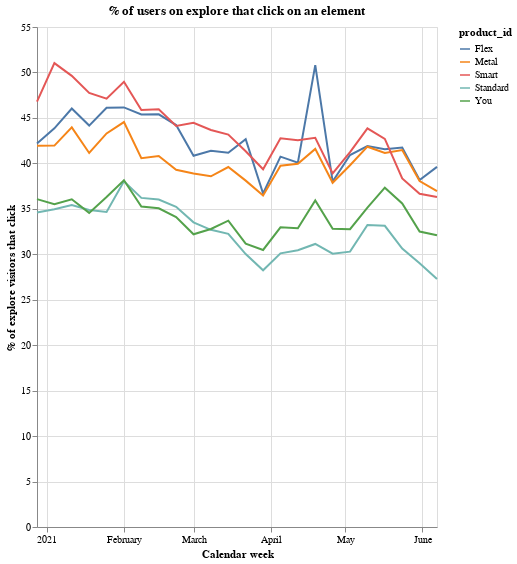

Write notebook code for a chart like this one.
### Code cell
df = pd.read_csv("union.csv")

views = pd.read_csv("views.csv")
views = views.rename(columns={"users": "view_users", "visits": "view_clicks"})

views = views.drop(columns=["type"])

views = views.loc[views["week"] != "2021-06-14 00:00:00", :]

df = df.merge(
    views,
    on=["week", "market", "product_id", "age_group", "gender", "age"],
    how="right",
)

d = {
    "BUSINESS_SMART": "Smart",
    "BUSINESS_BLACK": "You",
    "BLACK_CARD_MONTHLY": "You",
    "BUSINESS_METAL": "Metal",
    "METAL_CARD_MONTHLY": "Metal",
    "FLEX_ACCOUNT_MONTHLY": "Flex",
    "STANDARD": "Standard",
    "BUSINESS_CARD": "Standard",
    "SMART": "Smart",
}

df["product_id"] = df["product_id"].map(d)

df = df.groupby(["week", "product_id"]).agg("sum").reset_index()

df["perc"] = 100 * df["users"] / df["view_users"]

alt.Chart(df).mark_line().encode(
    x=alt.X("week:T", axis=alt.Axis(title="Calendar week")),
    y=alt.Y("perc:Q", axis=alt.Axis(title="% of explore visitors that click")),
    color="product_id:N",
).properties(
    width=400, height=500, title="% of users on explore that click on an element"
)

### Figure 1 — Vega-Lite specification as saved in the notebook (floating-point values rounded to 4 significant figures)
{"config": {"view": {"continuousWidth": 400, "continuousHeight": 300}}, "data": {"name": "data-bb696ea91a0e647fbb6ec931ddc53809"}, "mark": "line", "encoding": {"color": {"type": "nominal", "field": "product_id"}, "x": {"type": "temporal", "axis": {"title": "Calendar week"}, "field": "week"}, "y": {"type": "quantitative", "axis": {"title": "% of explore visitors that click"}, "field": "perc"}}, "height": 500, "title": "% of users on explore that click on an element", "width": 400, "$schema": "https://vega.github.io/schema/vega-lite/v4.8.1.json", "datasets": {"data-bb696ea91a0e647fbb6ec931ddc53809": [{"week": "2020-12-28 00:00:00", "product_id": "Flex", "age": 13750.0, "users": 1322.0, "view_users": 3134, "view_clicks": 5132, "perc": 42.18}, {"week": "2020-12-28 00:00:00", "product_id": "Metal", "age": 61980.0, "users": 3680.0, "view_users": 8774, "view_clicks": 17492, "perc": 41.94}, {"week": "2020-12-28 00:00:00", "product_id": "Smart", "age": 16040.0, "users": 837.0, "view_users": 1789, "view_clicks": 3972, "perc": 46.79}, {"week": "2020-12-28 00:00:00", "product_id": "Standard", "age": 197600.0, "users": 29370.0, "view_users": 84900, "view_clicks": 143940, "perc": 34.59}, {"week": "2020-12-28 00:00:00", "product_id": "You", "age": 75200.0, "users": 2699.0, "view_users": 7484, "view_clicks": 13276, "perc": 36.06}, {"week": "2021-01-04 00:00:00", "product_id": "Flex", "age": 18750.0, "users": 3466.0, "view_users": 7903, "view_clicks": 16521, "perc": 43.86}, {"week": "2021-01-04 00:00:00", "product_id": "Metal", "age": 99910.0, "users": 8792.0, "view_users": 20955, "view_clicks": 54776, "perc": 41.96}, {"week": "2021-01-04 00:00:00", "product_id": "Smart", "age": 31300.0, "users": 2182.0, "view_users": 4276, "view_clicks": 13645, "perc": 51.03}, {"week": "2021-01-04 00:00:00", "product_id": "Standard", "age": 259100.0, "users": 72410.0, "view_users": 207120, "view_clicks": 418347, "perc": 34.96}, {"week": "2021-01-04 00:00:00", "product_id": "You", "age": 122400.0, "users": 6624.0, "view_users": 18660, "view_clicks": 39937, "perc": 35.5}, {"week": "2021-01-11 00:00:00", "product_id": "Flex", "age": 18410.0, "users": 3864.0, "view_users": 8393, "view_clicks": 17406, "perc": 46.04}, {"week": "2021-01-11 00:00:00", "product_id": "Metal", "age": 99860.0, "users": 9168.0, "view_users": 20856, "view_clicks": 53968, "perc": 43.96}, {"week": "2021-01-11 00:00:00", "product_id": "Smart", "age": 30720.0, "users": 2203.0, "view_users": 4439, "view_clicks": 13372, "perc": 49.63}, {"week": "2021-01-11 00:00:00", "product_id": "Standard", "age": 254500.0, "users": 70440.0, "view_users": 198849, "view_clicks": 398740, "perc": 35.42}, {"week": "2021-01-11 00:00:00", "product_id": "You", "age": 122000.0, "users": 6557.0, "view_users": 18192, "view_clicks": 38833, "perc": 36.04}, {"week": "2021-01-18 00:00:00", "product_id": "Flex", "age": 18470.0, "users": 3381.0, "view_users": 7657, "view_clicks": 16169, "perc": 44.16}, {"week": "2021-01-18 00:00:00", "product_id": "Metal", "age": 97030.0, "users": 8093.0, "view_users": 19671, "view_clicks": 49846, "perc": 41.14}, {"week": "2021-01-18 00:00:00", "product_id": "Smart", "age": 32710.0, "users": 2286.0, "view_users": 4787, "view_clicks": 14471, "perc": 47.75}, {"week": "2021-01-18 00:00:00", "product_id": "Standard", "age": 251700.0, "users": 67460.0, "view_users": 193453, "view_clicks": 384845, "perc": 34.87}, {"week": "2021-01-18 00:00:00", "product_id": "You", "age": 121300.0, "users": 5858.0, "view_users": 16955, "view_clicks": 35967, "perc": 34.55}, {"week": "2021-01-25 00:00:00", "product_id": "Flex", "age": 19630.0, "users": 4362.0, "view_users": 9457, "view_clicks": 20485, "perc": 46.12}, {"week": "2021-01-25 00:00:00", "product_id": "Metal", "age": 103100.0, "users": 9321.0, "view_users": 21529, "view_clicks": 56135, "perc": 43.3}, {"week": "2021-01-25 00:00:00", "product_id": "Smart", "age": 34530.0, "users": 2554.0, "view_users": 5421, "view_clicks": 15598, "perc": 47.11}, {"week": "2021-01-25 00:00:00", "product_id": "Standard", "age": 261500.0, "users": 80380.0, "view_users": 231966, "view_clicks": 462500, "perc": 34.65}, {"week": "2021-01-25 00:00:00", "product_id": "You", "age": 128600.0, "users": 6883.0, "view_users": 18961, "view_clicks": 40851, "perc": 36.3}, {"week": "2021-02-01 00:00:00", "product_id": "Flex", "age": 20640.0, "users": 4469.0, "view_users": 9683, "view_clicks": 20950, "perc": 46.15}, {"week": "2021-02-01 00:00:00", "product_id": "Metal", "age": 109300.0, "users": 10490.0, "view_users": 23556, "view_clicks": 60689, "perc": 44.54}, {"week": "2021-02-01 00:00:00", "product_id": "Smart", "age": 38560.0, "users": 2958.0, "view_users": 6040, "view_clicks": 17610, "perc": 48.97}, {"week": "2021-02-01 00:00:00", "product_id": "Standard", "age": 275800.0, "users": 87550.0, "view_users": 230287, "view_clicks": 458996, "perc": 38.02}, {"week": "2021-02-01 00:00:00", "product_id": "You", "age": 134200.0, "users": 7632.0, "view_users": 20013, "view_clicks": 42630, "perc": 38.14}, {"week": "2021-02-08 00:00:00", "product_id": "Flex", "age": 19970.0, "users": 3889.0, "view_users": 8569, "view_clicks": 18002, "perc": 45.38}, {"week": "2021-02-08 00:00:00", "product_id": "Metal", "age": 103300.0, "users": 8578.0, "view_users": 21141, "view_clicks": 54498, "perc": 40.58}, {"week": "2021-02-08 00:00:00", "product_id": "Smart", "age": 36410.0, "users": 2581.0, "view_users": 5627, "view_clicks": 16031, "perc": 45.87}, {"week": "2021-02-08 00:00:00", "product_id": "Standard", "age": 266700.0, "users": 74690.0, "view_users": 206318, "view_clicks": 407948, "perc": 36.2}, {"week": "2021-02-08 00:00:00", "product_id": "You", "age": 125000.0, "users": 6117.0, "view_users": 17350, "view_clicks": 36339, "perc": 35.26}, {"week": "2021-02-15 00:00:00", "product_id": "Flex", "age": 19470.0, "users": 3904.0, "view_users": 8601, "view_clicks": 18611, "perc": 45.39}, {"week": "2021-02-15 00:00:00", "product_id": "Metal", "age": 98380.0, "users": 8048.0, "view_users": 19719, "view_clicks": 49842, "perc": 40.81}, {"week": "2021-02-15 00:00:00", "product_id": "Smart", "age": 38200.0, "users": 2709.0, "view_users": 5895, "view_clicks": 16341, "perc": 45.95}, {"week": "2021-02-15 00:00:00", "product_id": "Standard", "age": 263900.0, "users": 72080.0, "view_users": 200143, "view_clicks": 399536, "perc": 36.02}, {"week": "2021-02-15 00:00:00", "product_id": "You", "age": 119300.0, "users": 5651.0, "view_users": 16119, "view_clicks": 34116, "perc": 35.06}, {"week": "2021-02-22 00:00:00", "product_id": "Flex", "age": 20010.0, "users": 4315.0, "view_users": 9759, "view_clicks": 21231, "perc": 44.22}, {"week": "2021-02-22 00:00:00", "product_id": "Metal", "age": 102100.0, "users": 7943.0, "view_users": 20218, "view_clicks": 52329, "perc": 39.29}, {"week": "2021-02-22 00:00:00", "product_id": "Smart", "age": 39760.0, "users": 2833.0, "view_users": 6422, "view_clicks": 18029, "perc": 44.11}, {"week": "2021-02-22 00:00:00", "product_id": "Standard", "age": 264900.0, "users": 74390.0, "view_users": 211222, "view_clicks": 433213, "perc": 35.22}, {"week": "2021-02-22 00:00:00", "product_id": "You", "age": 120700.0, "users": 5890.0, "view_users": 17275, "view_clicks": 37218, "perc": 34.1}, {"week": "2021-03-01 00:00:00", "product_id": "Flex", "age": 21120.0, "users": 3579.0, "view_users": 8765, "view_clicks": 18529, "perc": 40.83}, {"week": "2021-03-01 00:00:00", "product_id": "Metal", "age": 106800.0, "users": 8117.0, "view_users": 20873, "view_clicks": 53823, "perc": 38.89}, {"week": "2021-03-01 00:00:00", "product_id": "Smart", "age": 42490.0, "users": 3064.0, "view_users": 6891, "view_clicks": 19500, "perc": 44.46}, {"week": "2021-03-01 00:00:00", "product_id": "Standard", "age": 277800.0, "users": 70030.0, "view_users": 208990, "view_clicks": 419628, "perc": 33.51}, {"week": "2021-03-01 00:00:00", "product_id": "You", "age": 129100.0, "users": 5578.0, "view_users": 17326, "view_clicks": 36827, "perc": 32.19}, {"week": "2021-03-08 00:00:00", "product_id": "Flex", "age": 20890.0, "users": 3709.0, "view_users": 8962, "view_clicks": 17867, "perc": 41.39}, {"week": "2021-03-08 00:00:00", "product_id": "Metal", "age": 102100.0, "users": 7783.0, "view_users": 20173, "view_clicks": 51528, "perc": 38.58}, {"week": "2021-03-08 00:00:00", "product_id": "Smart", "age": 42250.0, "users": 3021.0, "view_users": 6917, "view_clicks": 18477, "perc": 43.68}, {"week": "2021-03-08 00:00:00", "product_id": "Standard", "age": 271300.0, "users": 67840.0, "view_users": 207536, "view_clicks": 400415, "perc": 32.69}, {"week": "2021-03-08 00:00:00", "product_id": "You", "age": 125100.0, "users": 5395.0, "view_users": 16458, "view_clicks": 33769, "perc": 32.78}, {"week": "2021-03-15 00:00:00", "product_id": "Flex", "age": 21650.0, "users": 4241.0, "view_users": 10301, "view_clicks": 20147, "perc": 41.17}, {"week": "2021-03-15 00:00:00", "product_id": "Metal", "age": 108300.0, "users": 8050.0, "view_users": 20330, "view_clicks": 50619, "perc": 39.6}, {"week": "2021-03-15 00:00:00", "product_id": "Smart", "age": 43860.0, "users": 3160.0, "view_users": 7320, "view_clicks": 19212, "perc": 43.17}, {"week": "2021-03-15 00:00:00", "product_id": "Standard", "age": 294600.0, "users": 76600.0, "view_users": 237575, "view_clicks": 440590, "perc": 32.24}, {"week": "2021-03-15 00:00:00", "product_id": "You", "age": 130700.0, "users": 5697.0, "view_users": 16905, "view_clicks": 34500, "perc": 33.7}, {"week": "2021-03-22 00:00:00", "product_id": "Flex", "age": 19560.0, "users": 3486.0, "view_users": 8170, "view_clicks": 16699, "perc": 42.67}, {"week": "2021-03-22 00:00:00", "product_id": "Metal", "age": 104000.0, "users": 8448.0, "view_users": 22173, "view_clicks": 52584, "perc": 38.1}, {"week": "2021-03-22 00:00:00", "product_id": "Smart", "age": 43980.0, "users": 3327.0, "view_users": 8050, "view_clicks": 20553, "perc": 41.33}, {"week": "2021-03-22 00:00:00", "product_id": "Standard", "age": 276500.0, "users": 70420.0, "view_users": 234562, "view_clicks": 428990, "perc": 30.02}, {"week": "2021-03-22 00:00:00", "product_id": "You", "age": 124400.0, "users": 5981.0, "view_users": 19193, "view_clicks": 37496, "perc": 31.16}, {"week": "2021-03-29 00:00:00", "product_id": "Flex", "age": 21240.0, "users": 3689.0, "view_users": 10054, "view_clicks": 17873, "perc": 36.69}, {"week": "2021-03-29 00:00:00", "product_id": "Metal", "age": 118300.0, "users": 9006.0, "view_users": 24694, "view_clicks": 50843, "perc": 36.47}, {"week": "2021-03-29 00:00:00", "product_id": "Smart", "age": 50740.0, "users": 4069.0, "view_users": 10341, "view_clicks": 22839, "perc": 39.35}, {"week": "2021-03-29 00:00:00", "product_id": "Standard", "age": 291000.0, "users": 71110.0, "view_users": 251853, "view_clicks": 425598, "perc": 28.23}, {"week": "2021-03-29 00:00:00", "product_id": "You", "age": 138400.0, "users": 6010.0, "view_users": 19721, "view_clicks": 35053, "perc": 30.48}, {"week": "2021-04-05 00:00:00", "product_id": "Flex", "age": 20440.0, "users": 3349.0, "view_users": 8220, "view_clicks": 16806, "perc": 40.74}, {"week": "2021-04-05 00:00:00", "product_id": "Metal", "age": 109400.0, "users": 8454.0, "view_users": 21276, "view_clicks": 52909, "perc": 39.73}, {"week": "2021-04-05 00:00:00", "product_id": "Smart", "age": 48660.0, "users": 3940.0, "view_users": 9216, "view_clicks": 24500, "perc": 42.75}, {"week": "2021-04-05 00:00:00", "product_id": "Standard", "age": 290200.0, "users": 67740.0, "view_users": 225024, "view_clicks": 419493, "perc": 30.1}, {"week": "2021-04-05 00:00:00", "product_id": "You", "age": 130400.0, "users": 5540.0, "view_users": 16807, "view_clicks": 35138, "perc": 32.96}, {"week": "2021-04-12 00:00:00", "product_id": "Flex", "age": 20560.0, "users": 3278.0, "view_users": 8180, "view_clicks": 16817, "perc": 40.07}, {"week": "2021-04-12 00:00:00", "product_id": "Metal", "age": 107800.0, "users": 8015.0, "view_users": 20061, "view_clicks": 49893, "perc": 39.95}, {"week": "2021-04-12 00:00:00", "product_id": "Smart", "age": 48580.0, "users": 4002.0, "view_users": 9409, "view_clicks": 25211, "perc": 42.53}, {"week": "2021-04-12 00:00:00", "product_id": "Standard", "age": 276300.0, "users": 57250.0, "view_users": 187999, "view_clicks": 364022, "perc": 30.45}, {"week": "2021-04-12 00:00:00", "product_id": "You", "age": 124800.0, "users": 5115.0, "view_users": 15567, "view_clicks": 32548, "perc": 32.86}, {"week": "2021-04-19 00:00:00", "product_id": "Flex", "age": 20850.0, "users": 4959.0, "view_users": 9761, "view_clicks": 21257, "perc": 50.8}, {"week": "2021-04-19 00:00:00", "product_id": "Metal", "age": 109800.0, "users": 8560.0, "view_users": 20581, "view_clicks": 50419, "perc": 41.59}, {"week": "2021-04-19 00:00:00", "product_id": "Smart", "age": 50190.0, "users": 4291.0, "view_users": 10022, "view_clicks": 25820, "perc": 42.82}, {"week": "2021-04-19 00:00:00", "product_id": "Standard", "age": 281100.0, "users": 60690.0, "view_users": 194925, "view_clicks": 369288, "perc": 31.14}, {"week": "2021-04-19 00:00:00", "product_id": "You", "age": 128800.0, "users": 5905.0, "view_users": 16435, "view_clicks": 33654, "perc": 35.93}, {"week": "2021-04-26 00:00:00", "product_id": "Flex", "age": 22440.0, "users": 4153.0, "view_users": 10930, "view_clicks": 20503, "perc": 38.0}, {"week": "2021-04-26 00:00:00", "product_id": "Metal", "age": 120100.0, "users": 9189.0, "view_users": 24263, "view_clicks": 53984, "perc": 37.87}, {"week": "2021-04-26 00:00:00", "product_id": "Smart", "age": 56530.0, "users": 4903.0, "view_users": 12608, "view_clicks": 28730, "perc": 38.89}, {"week": "2021-04-26 00:00:00", "product_id": "Standard", "age": 297400.0, "users": 66790.0, "view_users": 222104, "view_clicks": 398124, "perc": 30.07}, {"week": "2021-04-26 00:00:00", "product_id": "You", "age": 138600.0, "users": 6228.0, "view_users": 18987, "view_clicks": 36372, "perc": 32.8}, {"week": "2021-05-03 00:00:00", "product_id": "Flex", "age": 21230.0, "users": 3543.0, "view_users": 8659, "view_clicks": 18266, "perc": 40.92}, {"week": "2021-05-03 00:00:00", "product_id": "Metal", "age": 115600.0, "users": 8762.0, "view_users": 22020, "view_clicks": 57140, "perc": 39.79}, {"week": "2021-05-03 00:00:00", "product_id": "Smart", "age": 55230.0, "users": 4625.0, "view_users": 11215, "view_clicks": 30835, "perc": 41.24}, {"week": "2021-05-03 00:00:00", "product_id": "Standard", "age": 293400.0, "users": 58340.0, "view_users": 192593, "view_clicks": 377496, "perc": 30.29}, {"week": "2021-05-03 00:00:00", "product_id": "You", "age": 134100.0, "users": 5433.0, "view_users": 16586, "view_clicks": 35572, "perc": 32.76}, {"week": "2021-05-10 00:00:00", "product_id": "Flex", "age": 20430.0, "users": 3488.0, "view_users": 8325, "view_clicks": 17138, "perc": 41.9}, {"week": "2021-05-10 00:00:00", "product_id": "Metal", "age": 107700.0, "users": 8292.0, "view_users": 19821, "view_clicks": 49525, "perc": 41.83}, {"week": "2021-05-10 00:00:00", "product_id": "Smart", "age": 51480.0, "users": 4765.0, "view_users": 10865, "view_clicks": 28030, "perc": 43.86}, {"week": "2021-05-10 00:00:00", "product_id": "Standard", "age": 281200.0, "users": 58850.0, "view_users": 177144, "view_clicks": 340484, "perc": 33.22}, {"week": "2021-05-10 00:00:00", "product_id": "You", "age": 123900.0, "users": 5259.0, "view_users": 14971, "view_clicks": 31367, "perc": 35.13}, {"week": "2021-05-17 00:00:00", "product_id": "Flex", "age": 20210.0, "users": 3460.0, "view_users": 8324, "view_clicks": 17366, "perc": 41.57}, {"week": "2021-05-17 00:00:00", "product_id": "Metal", "age": 107700.0, "users": 8227.0, "view_users": 19997, "view_clicks": 50433, "perc": 41.14}, {"week": "2021-05-17 00:00:00", "product_id": "Smart", "age": 55400.0, "users": 4977.0, "view_users": 11660, "view_clicks": 29476, "perc": 42.68}, {"week": "2021-05-17 00:00:00", "product_id": "Standard", "age": 301000.0, "users": 65180.0, "view_users": 196751, "view_clicks": 367684, "perc": 33.13}, {"week": "2021-05-17 00:00:00", "product_id": "You", "age": 138900.0, "users": 6436.0, "view_users": 17241, "view_clicks": 35203, "perc": 37.33}, {"week": "2021-05-24 00:00:00", "product_id": "Flex", "age": 21180.0, "users": 3884.0, "view_users": 9306, "view_clicks": 19756, "perc": 41.74}, {"week": "2021-05-24 00:00:00", "product_id": "Metal", "age": 120100.0, "users": 8937.0, "view_users": 21552, "view_clicks": 53170, "perc": 41.47}, {"week": "2021-05-24 00:00:00", "product_id": "Smart", "age": 58600.0, "users": 4575.0, "view_users": 11931, "view_clicks": 30052, "perc": 38.35}, {"week": "2021-05-24 00:00:00", "product_id": "Standard", "age": 291800.0, "users": 58800.0, "view_users": 191987, "view_clicks": 367225, "perc": 30.63}, {"week": "2021-05-24 00:00:00", "product_id": "You", "age": 134400.0, "users": 6090.0, "view_users": 17114, "view_clicks": 35398, "perc": 35.58}, {"week": "2021-05-31 00:00:00", "product_id": "Flex", "age": 22390.0, "users": 3781.0, "view_users": 9908, "view_clicks": 18718, "perc": 38.16}, {"week": "2021-05-31 00:00:00", "product_id": "Metal", "age": 125100.0, "users": 9413.0, "view_users": 24734, "view_clicks": 53675, "perc": 38.06}, {"week": "2021-05-31 00:00:00", "product_id": "Smart", "age": 64090.0, "users": 5282.0, "view_users": 14407, "view_clicks": 32221, "perc": 36.66}, {"week": "2021-05-31 00:00:00", "product_id": "Standard", "age": 307300.0, "users": 62460.0, "view_users": 215187, "view_clicks": 379764, "perc": 29.02}, {"week": "2021-05-31 00:00:00", "product_id": "You", "age": 141200.0, "users": 5995.0, "view_users": 18445, "view_clicks": 35098, "perc": 32.5}, {"week": "2021-06-07 00:00:00", "product_id": "Flex", "age": 20860.0, "users": 3197.0, "view_users": 8070, "view_clicks": 16396, "perc": 39.62}, {"week": "2021-06-07 00:00:00", "product_id": "Metal", "age": 117900.0, "users": 7757.0, "view_users": 20997, "view_clicks": 50611, "perc": 36.94}, {"week": "2021-06-07 00:00:00", "product_id": "Smart", "age": 59940.0, "users": 4445.0, "view_users": 12244, "view_clicks": 29939, "perc": 36.3}, {"week": "2021-06-07 00:00:00", "product_id": "Standard", "age": 296600.0, "users": 52950.0, "view_users": 194055, "view_clicks": 353786, "perc": 27.29}, {"week": "2021-06-07 00:00:00", "product_id": "You", "age": 130600.0, "users": 5093.0, "view_users": 15872, "view_clicks": 32381, "perc": 32.09}]}}
